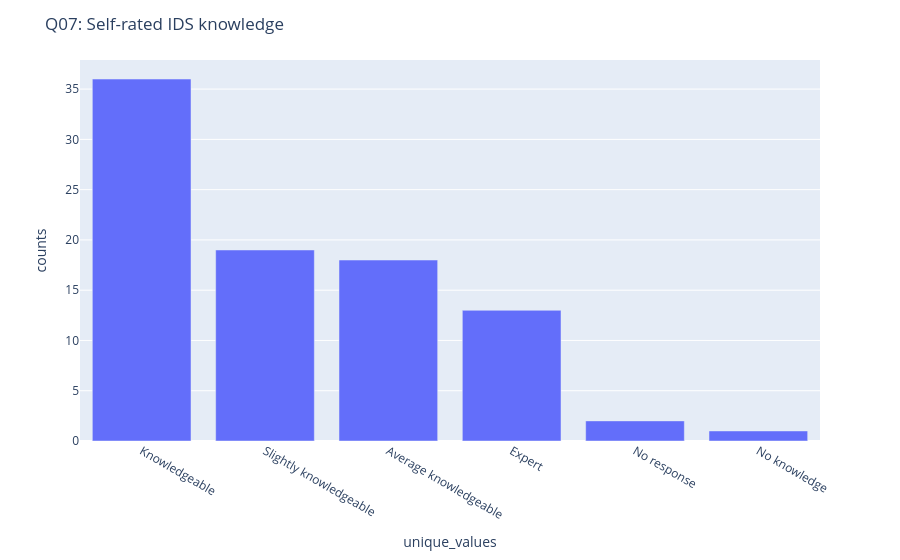

Notebook source saved alongside this figure:
### Markdown cell above
### Q07 [S17] - Self-rated knowledge of detection/response systems
>  **Survey question (S17):** "How would you rate your knowledge in the area of detection and response systems?"
>  *"Wie schätzen Sie ihre Kenntnisse im Bereich von Detektions- und Erkennungssystemen ein?"*
>
> **Paper use:** Used as a control - does knowledge predict willingness or mental model?

### Code cell
fig_q07, df_q07 = get_bar('Q07', db=False)
fig_q07.update_layout(title="Q07: Self-rated IDS knowledge")
fig_q07.show()
print(df_q07[['unique_values','counts','norm']].to_string(index=False))

### Figure 1 — Plotly figure (JSON) as saved in the notebook; plotly's stock layout.template omitted (floating-point values rounded to 4 significant figures)
{"data": [{"hovertemplate": "unique_values=%{x}<br>counts=%{y}<extra></extra>", "legendgroup": "", "marker": {"color": "#636efa", "pattern": {"shape": ""}}, "name": "", "orientation": "v", "showlegend": false, "textposition": "auto", "type": "bar", "x": ["Knowledgeable", "Slightly knowledgeable", "Average knowledgeable", "Expert", "No response", "No knowledge"], "xaxis": "x", "y": [36, 19, 18, 13, 2, 1], "yaxis": "y"}], "layout": {"barmode": "relative", "legend": {"tracegroupgap": 0}, "margin": {"t": 60}, "title": {"text": "Q07: Self-rated IDS knowledge"}, "xaxis": {"anchor": "y", "categoryorder": "total descending", "domain": [0.0, 1.0], "title": {"text": "unique_values"}}, "yaxis": {"anchor": "x", "domain": [0.0, 1.0], "title": {"text": "counts"}}}}
